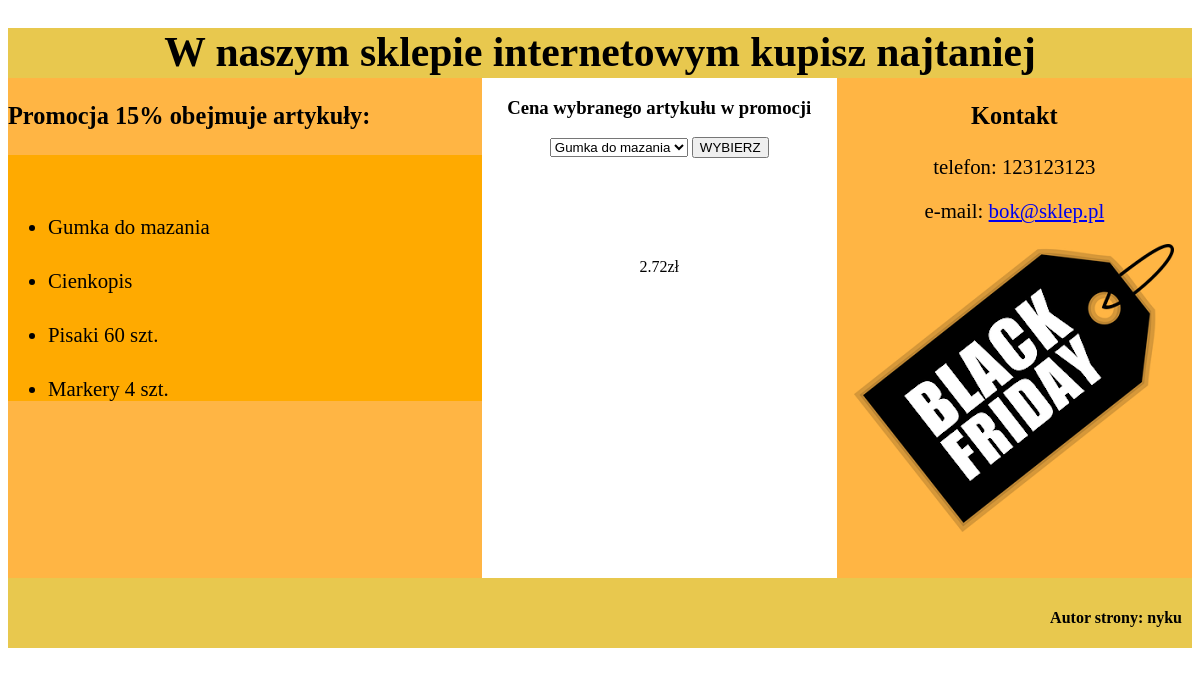
Page /Arkusz-E.14-01-19.06/index.php on the committed database.
### tables this page shows
CREATE TABLE `towary` (
  `id` int(11) NOT NULL,
  `nazwa` varchar(20) NOT NULL,
  `cena` float NOT NULL,
  `promocja` tinyint(1) NOT NULL,
  `idDostawcy` int(11) NOT NULL
);

### Arkusz-E.14-01-19.06/index.php (the view, shortened to what this page needs)
<!DOCTYPE html>
<html lang="en">
<head>
  <link rel="stylesheet" href="style.css">
</head>
<body>
  <div class="banner">
    <h1>W naszym sklepie internetowym kupisz najtaniej</h1>
  </div>
  <main>
    <div class="left">
      <h3>Promocja 15% obejmuje artykuły:</h3>
      <ul>
        <?php
        $conn = mysqli_connect("localhost", "root", "", "sklep2");
        $sql = "SELECT `towary`.`nazwa` FROM `towary` WHERE `towary`.`promocja` = 1";
        $res = mysqli_query($conn, $sql);
        while ($row = mysqli_fetch_row($res)) {
          echo "<li>" . $row[0] . "</li>";
        }
        ?>
      </ul>
    </div>
    <div class="mid">
      <h3>Cena wybranego artykułu w promocji</h3>
      <form method="post">
        <select name="produkt" id="">
          <?php
          $res2 = mysqli_query($conn, $sql);
          while ($row2 = mysqli_fetch_row($res2)) {
            echo "<option value='$row2[0]'>" . $row2[0] . "</option>";
          }
          ?>
        </select>
        <input type="submit" value="WYBIERZ">
      </form>
      <?php
      if (!isset($_POST['produkt'])) {
        $produkt = "Gumka do mazania";
      } else {
        $produkt = $_POST['produkt'];
      }
      $sql3 = "SELECT `towary`.`cena` FROM `towary` WHERE `towary`.`nazwa` = '$produkt'";
      $res3 = mysqli_query($conn, $sql3);
      $cena = mysqli_fetch_row($res3);
      $cena[0] = round(($cena[0] * .85), 2);
      echo $cena[0] . "zł";
      ?>
    </div>
    <div class="right">
      <h3>Kontakt</h3>
      <p>telefon: 123123123</p>
      <p>e-mail: <a href="mailto:bok@sklep.pl">bok@sklep.pl</a> </p>
      <img src="img.png" alt="">
    </div>
  </main>
  <div class="footer">
    <h4>Autor strony: nyku</h4>
  </div>
</body>
</html>

### Arkusz-E.14-01-19.06/style.css (style rules this page uses)
.banner { background-color: #e8c84e; height: 50px; font-size: 130%; text-align: center; }
.left { background-color: #ffb544; height: 500px; width: 40%; font-size: 130%; }
.mid { height: 500px; width: 30%; text-align: center; }
.right { background-color: #ffb544; width: 30%; height: 500px; font-size: 130%; text-align: center; }
.footer { background-color: #e8c84e; height: 50px; text-align: right; padding: 10px; }
ul, li { padding-top: 30px; background-color: #ffaa00; }
img, h3 { padding-top: 50ppx; }
form { margin-bottom: 100px; }
main { display: flex; }

### rows in the picture
towary: nazwa "Gumka do mazania"
towary: nazwa "Cienkopis"
towary: nazwa "Pisaki 60 szt."
towary: nazwa "Markery 4 szt."

### other values in the picture
$cena[0] "2.72"
form field produkt "Gumka do mazania"
